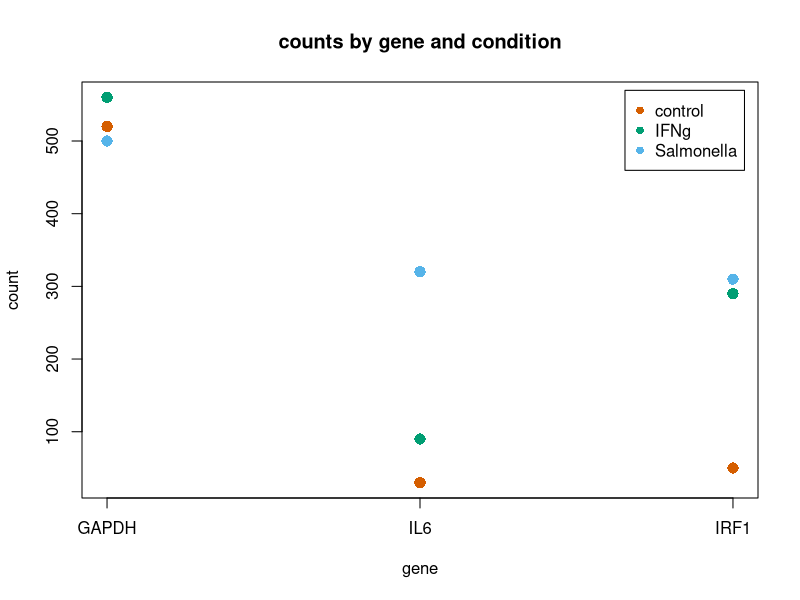
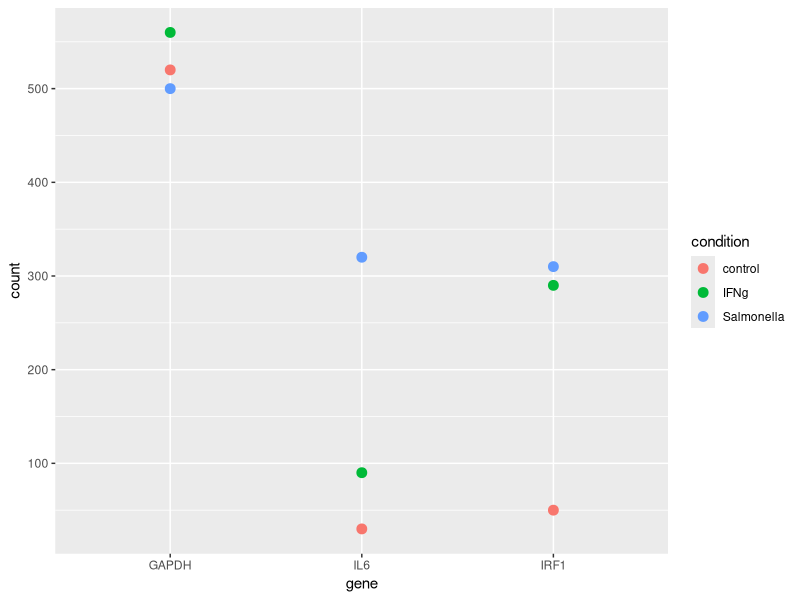
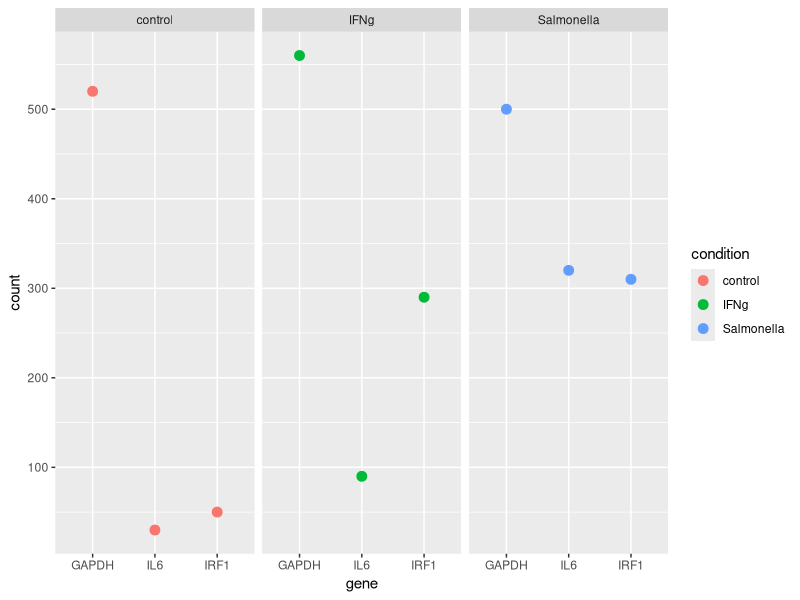

Write R code to recreate these figures, in order.
## ---- chunk 1
library(tidyr)
library(dplyr)

counts_wide <- tibble(
  gene    = c("GAPDH", "IL6", "IRF1"),
  control   = c(520, 30, 50),
  IFNg    = c(560, 90, 290),
  Salmonella  = c(500, 320, 310)
)
counts_wide
## ---- chunk 2
counts_long <- counts_wide |>
  pivot_longer(
    cols      = -gene,       # every column except 'gene'
    names_to  = "condition",
    values_to = "count"
  )
counts_long
## ---- chunk 3
counts_long |>
  pivot_wider(
    names_from  = condition,
    values_from = count
  )
## ---- chunk 4
#| exercise: pivot_ex
#| setup: true
library(tidyr)
library(dplyr)
library(palmerpenguins)
## ---- chunk 5
#| exercise: pivot_ex
#| solution: true
penguins |>
  select(species, bill_length_mm, bill_depth_mm, flipper_length_mm, body_mass_g) |>
  pivot_longer(
    cols      = -species,
    names_to  = "measurement",
    values_to = "value"
  )
## ---- chunk 6
counts_long |>
  filter(condition != "control") |>
  group_by(condition) |>
  summarize(total = sum(count), mean_count = mean(count))
## ---- chunk 7
#| exercise: filter_ex
#| setup: true
library(tidyr)
library(dplyr)

counts_long <- counts_wide |>
  pivot_longer(cols = -gene, names_to = "condition", values_to = "count")
## ---- chunk 8
#| exercise: filter_ex
#| solution: true
counts_long |>
  filter(count > 100) |>
  group_by(condition) |>
  summarize(mean_count = mean(count))
## ---- chunk 9
gene_levels <- counts_wide$gene
conditions <- names(counts_wide)[-1]
colors <- palette.colors(7)[c(7,4,3)]
names(colors) <- conditions

plot(
  as.numeric(factor(counts_long$gene, levels = gene_levels)),
  counts_long$count,
  col  = colors[counts_long$condition],
  pch  = 16,
  cex = 1.5,
  xaxt = "n",
  xlab = "gene",
  ylab = "count",
  main = "counts by gene and condition"
)
axis(1, at = 1:3, labels = gene_levels)
legend(
  "topright", legend = conditions, col = colors, 
  pch = 16, inset = 0.02
  )
## ---- chunk 10
library(ggplot2)

ggplot(
  data = counts_long, 
  mapping = aes(x = gene, y = count, color = condition)
) +
  geom_point(size = 3)
## ---- chunk 11
ggplot(
  data = counts_long,
  mapping = aes(x = gene, y = count, color = condition)
) +
  geom_point(size = 3) +
  facet_wrap(~ condition)
## ---- chunk 12
sessionInfo()
